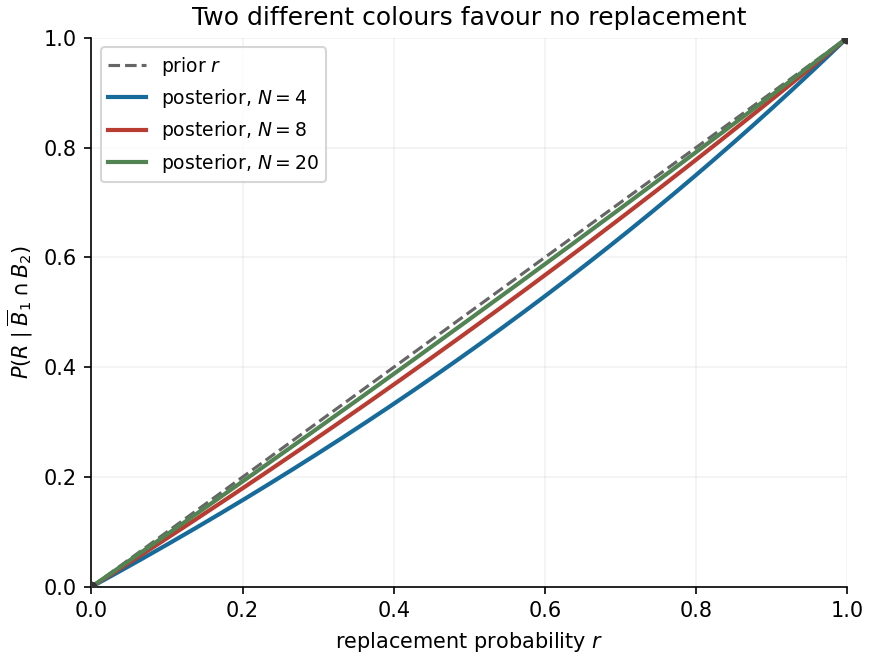

Here is the Python script that generated this plot:
"""Original posterior curves; Python 3.14, NumPy and Matplotlib from root pyproject.

Writes the PNG basename in the current working directory.
"""
from pathlib import Path

import matplotlib
matplotlib.use("Agg")
import matplotlib.pyplot as plt
import numpy as np


def main():
    r = np.linspace(0, 1, 500)
    fig, ax = plt.subplots(figsize=(5.8, 4.4), layout="constrained")
    fig.set_facecolor("white")
    ax.plot(r, r, "--", color="0.4", label="prior $r$")
    for n, color in [(4, "#176b9b"), (8, "#b83c32"), (20, "#528353")]:
        ax.plot(r, r*(n-1)/(n-r), color=color, lw=2, label=f"posterior, $N={n}$")
    ax.scatter([0, 1], [0, 1], color="0.2", s=22, zorder=5)
    ax.set(xlim=(0, 1), ylim=(0, 1), xlabel="replacement probability $r$",
           ylabel="$P(R\\mid\\overline{B}_1\\cap B_2)$",
           title="Two different colours favour no replacement")
    ax.legend(fontsize=9)
    ax.grid(alpha=0.16)
    ax.spines[["top", "right"]].set_visible(False)
    fig.savefig(Path(__file__).with_suffix(".png").name, dpi=150, facecolor="white")
    plt.close(fig)


if __name__ == "__main__":
    main()
